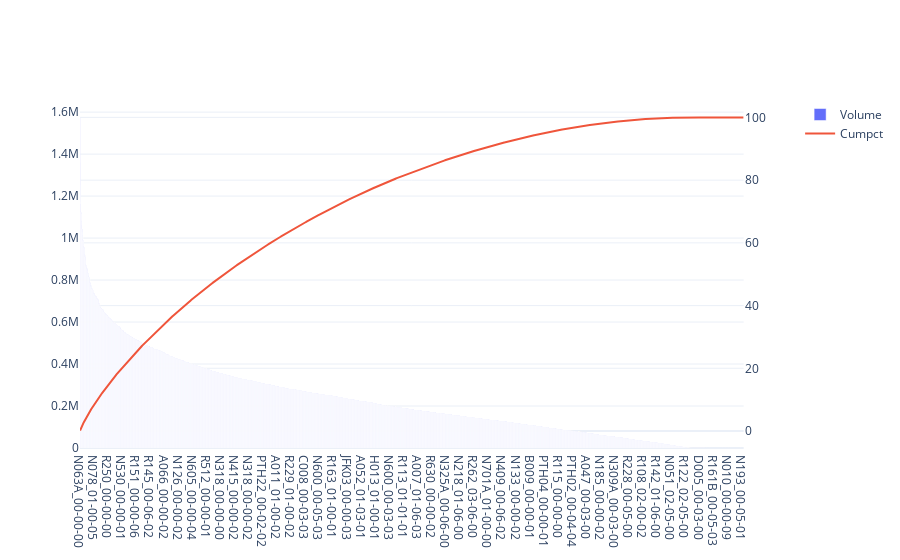

Notebook code for this chart:
### Code cell
create_pareto_chart(turnstile_traffic)

### Figure 1 — Plotly figure (JSON) as saved in the notebook; plotly's stock layout.template omitted (floating-point values rounded to 4 significant figures; data arrays with more than 128 entries replaced by an {"elided": "..."} marker saying what was removed)
{"data": [{"name": "Volume", "type": "bar", "x": {"elided": "5091 str values"}, "y": {"elided": "5091 int values"}}, {"name": "Cumpct", "type": "scatter", "x": {"elided": "5091 str values"}, "xaxis": "x", "y": {"elided": "5091 float values"}, "yaxis": "y2"}], "layout": {"xaxis": {"anchor": "y", "domain": [0, 0.94]}, "yaxis": {"anchor": "x", "domain": [0, 1]}, "yaxis2": {"anchor": "x", "overlaying": "y", "side": "right"}}}
